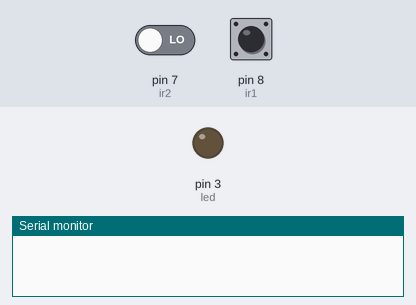
Bench run of a sketch on a simulated Arduino Uno, built with avr-gcc and run on an emulated ATmega328P. Parts: output pins drawn as LEDs (lit = HIGH), the last lines printed to the serial monitor. The test bench sets the inputs (shaded band); at power-on: pin 7 (ir2) LOW, pin 8 (ir1) LOW.

Above: at 1.2 s.
1.3 s: pin 7 (ir2) driven HIGH and pin 8 (ir1) driven HIGH
At 2.3 s:
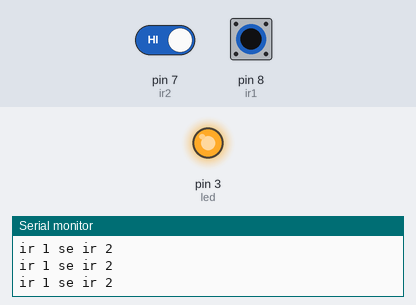
2.8 s: pin 8 (ir1) pulsed LOW 5 times (0.12 s each, 0.3 s apart)
Timing chart, 0 to 5.8 s (numbered marks = the images above; inputs shaded):
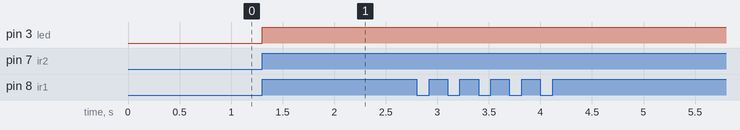

Measured:
- after the input at 1.3 s, pin 3 (led): LOW → HIGH at once

The sketch:

Rnir.ino
```cpp
int ir1=8;
int ir2=7;
int led=3;
int count=0;

void setup() {
  pinMode(ir1,INPUT);
  pinMode(ir2,INPUT);
  pinMode(led,OUTPUT);
  Serial.begin(9600);
  // put your setup code here, to run once:
}
void loop() {

 if(digitalRead(ir1)==HIGH)
  {
     while(digitalRead(ir2)==LOW)
    {
      if(digitalRead(ir2)==HIGH)
      {
        //count=count+1;
      break;
      }
   }
   count=count+1;
    //Serial.print("total no. of people inside  =");
    //Serial.print(count);
    //Serial.println();
    Serial.println("ir 1 se ir 2");
      digitalWrite(led,HIGH);
  }
 else if(digitalRead(ir2)==HIGH)
  {
     while(digitalRead(ir1)==LOW)
    {
      if(digitalRead(ir1)==HIGH)
      {
        count=count-1;
      break;
      }
   }
     //  Serial.print("total no. of people inside  =");
    //Serial.print(count);
    //Serial.println();

      digitalWrite(led,LOW);
  }

  // put your main code here, to run repeatedly:

}
```
